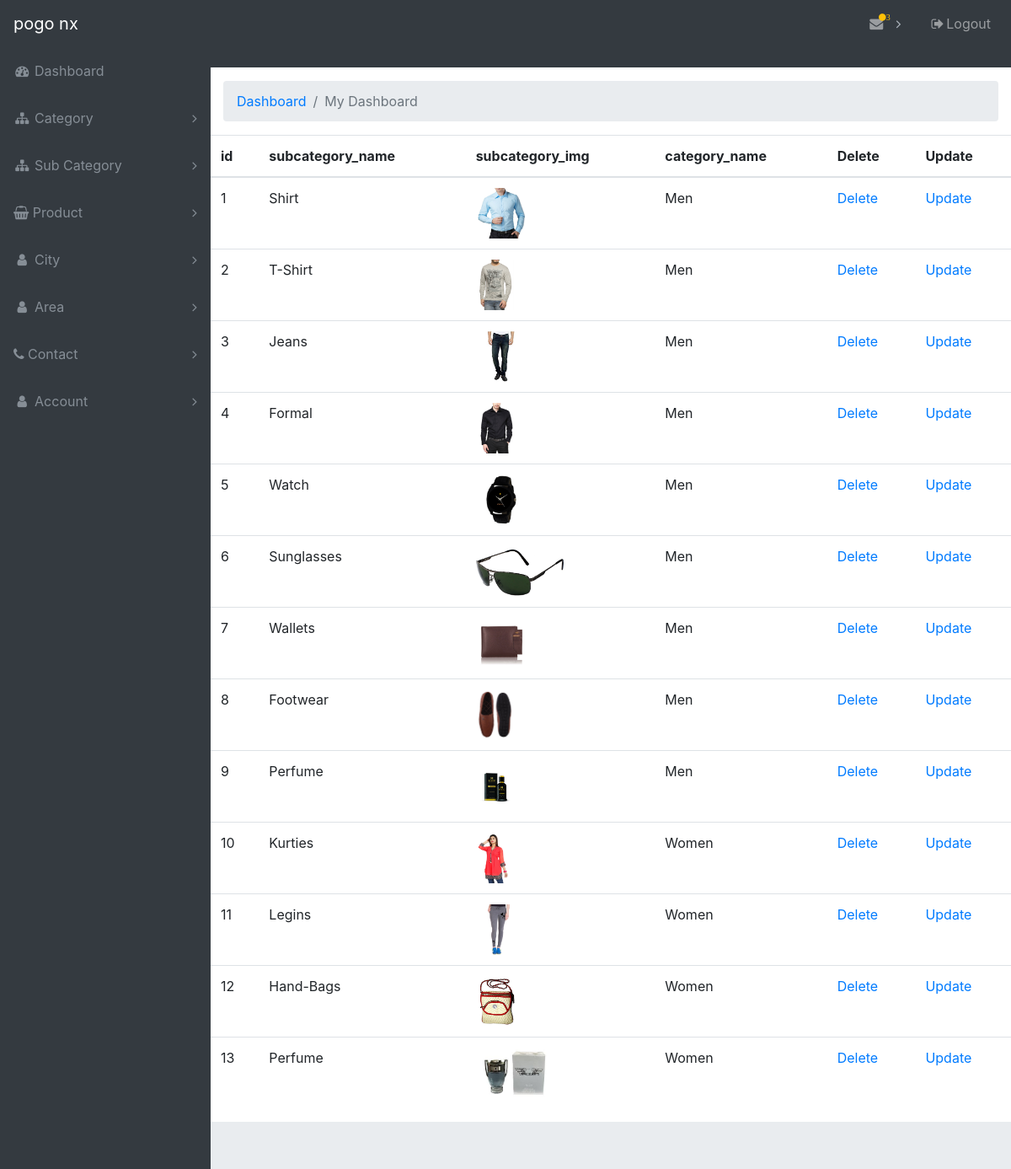
Screenshot of /admin/viewsubcategory.php with the database file from the repository.
### tables this page shows
CREATE TABLE `sub_category` (
  `subcategory_id` int(11) NOT NULL,
  `subcategory_name` varchar(20) NOT NULL,
  `subcategory_img` varchar(255) NOT NULL,
  `category_name` varchar(20) NOT NULL
);

### admin/viewsubcategory.php (the view, shortened to what this page needs)
<?php
  include('header.php');
$conn=mysqli_connect("localhost","root","","shopping")or die("database not connected");
$res=mysqli_query($conn,"SELECT * FROM sub_category");
$id=1;
?>
<div class="content-wrapper">
      <div class="container-fluid">
      <ol class="breadcrumb">
        <li class="breadcrumb-item">
          <a href="header.php">Dashboard</a>
        </li>
        <li class="breadcrumb-item active">My Dashboard</li>
      </ol>
     </div>
<table class="table">
  <thead>
    <tr>
      <th>id</th>
      <th>subcategory_name</th>
      <th>subcategory_img</th>
      <th>category_name</th>
      <th>Delete</th>
      <th>Update</th>
    </tr>
  </thead>
<?php
while ($row=mysqli_fetch_array($res)){
?>
<tr>
    <td><?php echo $id++; ?></td>
    <td><?php echo $row['subcategory_name']; ?></td>
    <td><img src="<?php echo $row['subcategory_img']; ?>" style="height: 60px;"></td>
    <td><?php echo $row['category_name']; ?></td>
    <td><a href="deletesubcategory.php?id=<?php echo $row['subcategory_id']; ?>">Delete</td>
    <td><a href="updatesubcategory.php?id=<?php echo $row['subcategory_id']; ?>">Update</td>
</tr>
<?php
}
?>
</table>
      </div>
<?php
  include('footer.php');
?>

### admin/header.php (shortened to what this page needs)
<!DOCTYPE html>
<html lang="en">
<head>
  <link href="vendor/bootstrap/css/bootstrap.min.css" rel="stylesheet">
  <link href="vendor/font-awesome/css/font-awesome.min.css" rel="stylesheet" type="text/css">
  <link href="vendor/datatables/dataTables.bootstrap4.css" rel="stylesheet">
  <link href="css/sb-admin.css" rel="stylesheet">
</head>
<body class="fixed-nav sticky-footer bg-dark" id="page-top">
  <nav class="navbar navbar-expand-lg navbar-dark bg-dark fixed-top" id="mainNav">
    <a class="navbar-brand" href="dashboard.php">pogo nx</a>
    <div class="collapse navbar-collapse" id="navbarResponsive">
      <ul class="navbar-nav navbar-sidenav" id="exampleAccordion">
        <li class="nav-item" data-toggle="tooltip" data-placement="right" title="Dashboard">
          <a class="nav-link" href="dashboard.php">
            <i class="fa fa-fw fa-dashboard"></i>
            <span class="nav-link-text">Dashboard</span>
          </a>
        </li>
        <li class="nav-item" data-toggle="tooltip" data-placement="right" title="Menu Levels">
          <a class="nav-link nav-link-collapse collapsed" data-toggle="collapse" href="#collapseMulti" data-parent="#exampleAccordion">
            <i class="fa fa-fw fa-sitemap"></i>
            <span class="nav-link-text">Category</span>
          </a>
        </li>
        <li class="nav-item" data-toggle="tooltip" data-placement="right" title="Menu Levels">
          <a class="nav-link nav-link-collapse collapsed" data-toggle="collapse" href="#collapseMulti1" data-parent="#exampleAccordion">
            <i class="fa fa-fw fa-sitemap"></i>
            <span class="nav-link-text">Sub Category</span>
          </a>
        </li>
   <li class="nav-item" data-toggle="tooltip" data-placement="right" title="Components">
          <a class="nav-link nav-link-collapse collapsed" data-toggle="collapse" href="#collapseComponents" data-parent="#exampleAccordion">
            <i class="fa fa-shopping-basket"></i>
            <span class="nav-link-text">Product</span>
          </a>
     </li>
       <li class="nav-item" data-toggle="tooltip" data-placement="right" title="Example1">
          <a class="nav-link nav-link-collapse collapsed" data-toggle="collapse" href="#collapseExample1" data-parent="#exampleAccordion">
            <i class="fa fa-fw fa-user"></i>
            <span class="nav-link-text">City</span>
          </a>
        </li>
        <li class="nav-item" data-toggle="tooltip" data-placement="right" title="Example2">
          <a class="nav-link nav-link-collapse collapsed" data-toggle="collapse" href="#collapseExample2" data-parent="#exampleAccordion">
            <i class="fa fa-fw fa-user"></i>
            <span class="nav-link-text">Area</span>
          </a>
        </li>
        <li class="nav-item" data-toggle="tooltip" data-placement="right" title="Example2">
          <a class="nav-link nav-link-collapse collapsed" data-toggle="collapse" href="#collapseExample3" data-parent="#exampleAccordion">
            <i class="fa fa-phone"></i>
            <span class="nav-link-text">Contact</span>
          </a>
        </li>
  <li class="nav-item" data-toggle="tooltip" data-placement="right" title="Example Pages">
          <a class="nav-link nav-link-collapse collapsed" data-toggle="collapse" href="#collapseExamplePages" data-parent="#exampleAccordion">
            <i class="fa fa-fw fa-user"></i>
            <span class="nav-link-text">Account</span>
          </a>
        </li>
</ul>
      <ul class="navbar-nav ml-auto">
        <li class="nav-item dropdown">
          <a class="nav-link dropdown-toggle mr-lg-2"  href="maildisplay.php" >
            <i class="fa fa-fw fa-envelope"></i>
            <span class="indicator text-warning d-none d-lg-block">
              <?php
                $conn=mysqli_connect("localhost","root","","shopping")or die("database not connected");
                $query = mysqli_query($conn, "SELECT * FROM mail");
                $row = mysqli_num_rows($query);
                ?>
              <i class="fa fa-fw fa-circle"><?php echo $row; ?></i>
            </span>
          </a>
        </li>
        <li class="nav-item">
          <a class="nav-link" data-toggle="modal" data-target="#exampleModal">
            <i class="fa fa-fw fa-sign-out"></i>Logout</a>
        </li>
      </ul>
    </div>
  </nav>
<?php
	include('footer.php');
?>

### admin/footer.php (shortened to what this page needs)
<footer class="sticky-footer">
    </footer>
</body>
</html>

### admin/css/sb-admin.css (style rules this page uses)
html { position: relative; min-height: 100%; }
body { overflow-x: hidden; }
body.sticky-footer { margin-bottom: 56px; }
body.sticky-footer .content-wrapper { min-height: calc(100vh - 56px - 56px); }
body.fixed-nav { padding-top: 56px; }
.content-wrapper { min-height: calc(100vh - 56px); padding-top: 1rem; }
#mainNav .navbar-collapse { overflow: auto; max-height: 75vh; }
#mainNav .navbar-collapse .navbar-nav .nav-item .nav-link { cursor: pointer; }
#mainNav .navbar-collapse .navbar-sidenav .nav-link-collapse:after { float: right; content: '\f107'; font-family: 'FontAwesome'; }
#mainNav .navbar-collapse .navbar-sidenav .nav-link-collapse.collapsed:after { content: '\f105'; }
#mainNav .navbar-collapse .navbar-nav > .nav-item.dropdown > .nav-link { position: relative; min-width: 45px; }
#mainNav .navbar-collapse .navbar-nav > .nav-item.dropdown > .nav-link:after { float: right; width: auto; content: '\f105'; border: none; font-family: 'FontAwesome'; }
#mainNav .navbar-collapse .navbar-nav > .nav-item.dropdown > .nav-link .indicator { position: absolute; top: 5px; left: 21px; font-size: 10px; }
@media (min-width: 992px) { #mainNav .navbar-brand { width: 250px; } }
@media (min-width: 992px) { #mainNav .navbar-collapse { overflow: visible; max-height: none; } }
@media (min-width: 992px) { #mainNav .navbar-collapse .navbar-sidenav { position: absolute; top: 0; left: 0; -webkit-flex-direction: column; -ms-flex-direction: column; flex-direction: column; margin-top: 56px; } }
@media (min-width: 992px) { #mainNav .navbar-collapse .navbar-sidenav > .nav-item { width: 250px; padding: 0; } }
@media (min-width: 992px) { #mainNav .navbar-collapse .navbar-sidenav > .nav-item > .nav-link { padding: 1em; } }
@media (min-width: 992px) { #mainNav .navbar-collapse .navbar-nav > .nav-item.dropdown > .nav-link { min-width: 0; } }
@media (min-width: 992px) { #mainNav .navbar-collapse .navbar-nav > .nav-item.dropdown > .nav-link:after { width: 24px; text-align: center; } }
@media (min-width: 992px) { #mainNav.fixed-top .navbar-sidenav { height: calc(100vh - 112px); } }
.content-wrapper { overflow-x: hidden; background: white; }
@media (min-width: 992px) { .content-wrapper { margin-left: 250px; } }
#mainNav.navbar-dark .navbar-collapse .navbar-sidenav .nav-link-collapse:after { color: #868e96; }
#mainNav.navbar-dark .navbar-collapse .navbar-sidenav > .nav-item > .nav-link { color: #868e96; }
#mainNav.navbar-dark .navbar-collapse .navbar-nav > .nav-item.dropdown > .nav-link:after { color: #adb5bd; }
@media (min-width: 992px) { #mainNav.navbar-dark .navbar-collapse .navbar-sidenav { background: #343a40; } }
footer.sticky-footer { position: absolute; right: 0; bottom: 0; width: 100%; height: 56px; background-color: #e9ecef; line-height: 55px; }
@media (min-width: 992px) { footer.sticky-footer { width: calc(100% - 250px); } }

### rows the page displays
sub_category: subcategory_name "Shirt", subcategory_img (picture), category_name "Men"
sub_category: subcategory_name "T-Shirt", subcategory_img (picture), category_name "Men"
sub_category: subcategory_name "Jeans", subcategory_img (picture), category_name "Men"
sub_category: subcategory_name "Formal", subcategory_img (picture), category_name "Men"
sub_category: subcategory_name "Watch", subcategory_img (picture), category_name "Men"
sub_category: subcategory_name "Sunglasses", subcategory_img (picture), category_name "Men"
sub_category: subcategory_name "Wallets", subcategory_img (picture), category_name "Men"
sub_category: subcategory_name "Footwear", subcategory_img (picture), category_name "Men"
sub_category: subcategory_name "Perfume", subcategory_img (picture), category_name "Men"
sub_category: subcategory_name "Kurties", subcategory_img (picture), category_name "Women"
sub_category: subcategory_name "Legins", subcategory_img (picture), category_name "Women"
sub_category: subcategory_name "Hand-Bags", subcategory_img (picture), category_name "Women"
sub_category: subcategory_name "Perfume", subcategory_img (picture), category_name "Women"

### other values shown
$row "3"
